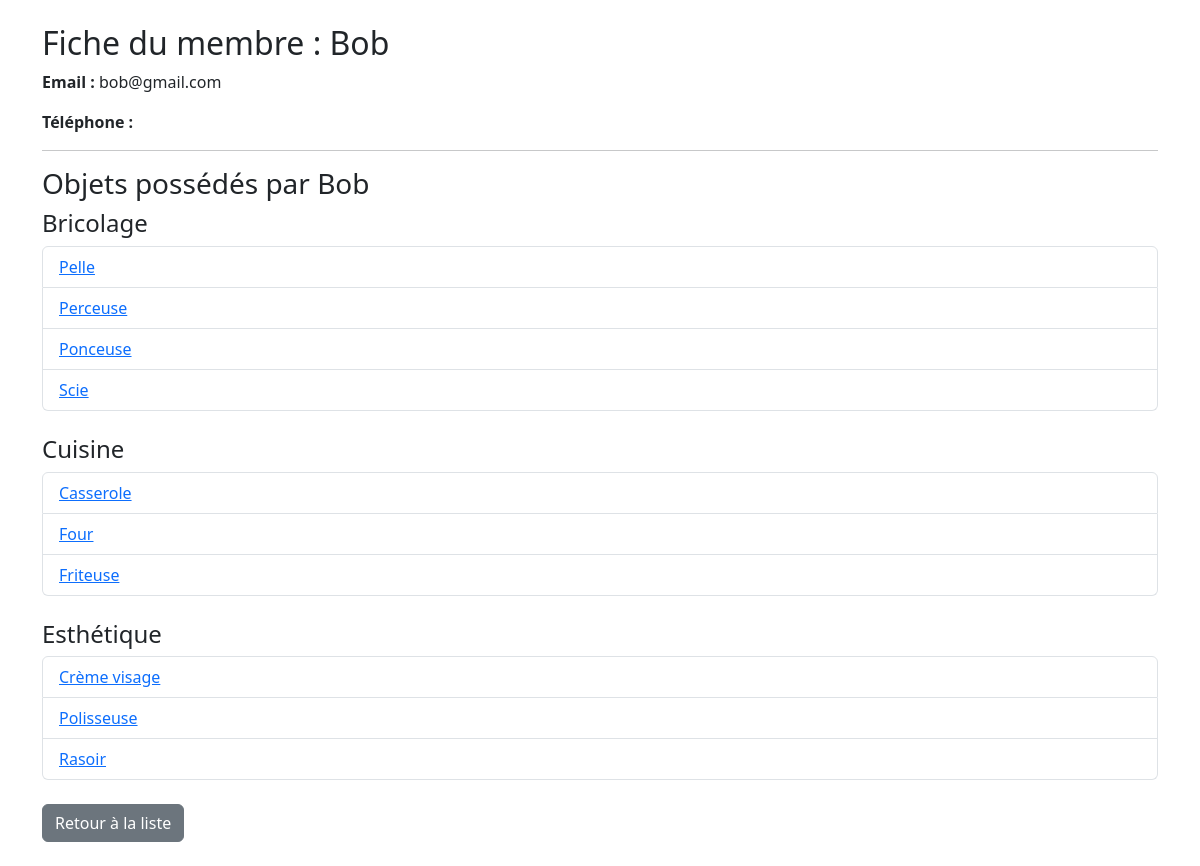
Screenshot of /fiche_membre.php (signed in) with the database file from the repository.
### tables this page shows
CREATE TABLE membre (
    id_membre INT AUTO_INCREMENT PRIMARY KEY,
    nom VARCHAR(100),
    date_naissance DATE,
    genre ENUM('H', 'F', 'Autre'),
    email VARCHAR(100) UNIQUE,
    ville VARCHAR(100),
    mdp VARCHAR(255),
    image_profil VARCHAR(255)
);

CREATE TABLE objet (
    id_objet INT AUTO_INCREMENT PRIMARY KEY,
    nom_objet VARCHAR(100),
    id_categorie INT,
    id_membre INT,
    FOREIGN KEY (id_categorie) REFERENCES categorie_objet(id_categorie) ON DELETE SET NULL,
    FOREIGN KEY (id_membre) REFERENCES membre(id_membre) ON DELETE CASCADE
);

### fiche_membre.php (the view, shortened to what this page needs)
<?php
include("config.php");
$id_membre = isset($_GET['id']) ? (int)$_GET['id'] : $_SESSION['id_membre'];
$sql_membre = "SELECT * FROM membre WHERE id_membre = $id_membre";
$res_membre = mysqli_query($bdd, $sql_membre);
$membre = mysqli_fetch_assoc($res_membre);
$sql_objets = "
    SELECT o.*, c.nom_categorie
    FROM objet o
    LEFT JOIN categorie_objet c ON o.id_categorie = c.id_categorie
    WHERE o.id_membre = $id_membre
    ORDER BY c.nom_categorie, o.nom_objet
";
$res_objets = mysqli_query($bdd, $sql_objets);
$objets_par_categorie = [];
while ($objet = mysqli_fetch_assoc($res_objets)) {
    $cat = $objet['nom_categorie'] ?? 'Sans catégorie';
    $objets_par_categorie[$cat][] = $objet;
}
?>
<!DOCTYPE html>
<html lang="fr">
<head>
    <link href="https://cdn.jsdelivr.net/npm/bootstrap@5.3.0/dist/css/bootstrap.min.css" rel="stylesheet" />
</head>
<body>
<div class="container py-4">
    <h2>Fiche du membre : <?= htmlspecialchars($membre['nom']) ?></h2>
    <p><strong>Email :</strong> <?= htmlspecialchars($membre['email']) ?></p>
    <p><strong>Téléphone :</strong> <?= htmlspecialchars($membre['telephone']) ?></p>
    <hr />
    <h3>Objets possédés par <?= htmlspecialchars($membre['nom']) ?></h3>
    <?php if (empty($objets_par_categorie)): ?>
        <p>Aucun objet enregistré pour ce membre.</p>
    <?php else: ?>
        <?php foreach ($objets_par_categorie as $categorie => $objets): ?>
            <h4><?= htmlspecialchars($categorie) ?></h4>
            <ul class="list-group mb-4">
                <?php foreach ($objets as $objet): ?>
                    <li class="list-group-item">
                        <a href="fiche_objet.php?id=<?= $objet['id_objet'] ?>">
                            <?= htmlspecialchars($objet['nom_objet']) ?>
                        </a>
                    </li>
                <?php endforeach; ?>
            </ul>
        <?php endforeach; ?>
    <?php endif; ?>
    <a href="liste_objet.php" class="btn btn-secondary">Retour à la liste</a>
</div>
</body>
</html>

### rows the page displays
membre: nom "Bob", email "bob@gmail.com"
objet: nom_objet "Pelle"
objet: nom_objet "Perceuse"
objet: nom_objet "Ponceuse"
objet: nom_objet "Scie"
objet: nom_objet "Casserole"
objet: nom_objet "Four"
objet: nom_objet "Friteuse"
objet: nom_objet "Crème visage"
objet: nom_objet "Polisseuse"
objet: nom_objet "Rasoir"

### other values shown
$categorie "Bricolage"
$categorie "Cuisine"
$categorie "Esthétique"
